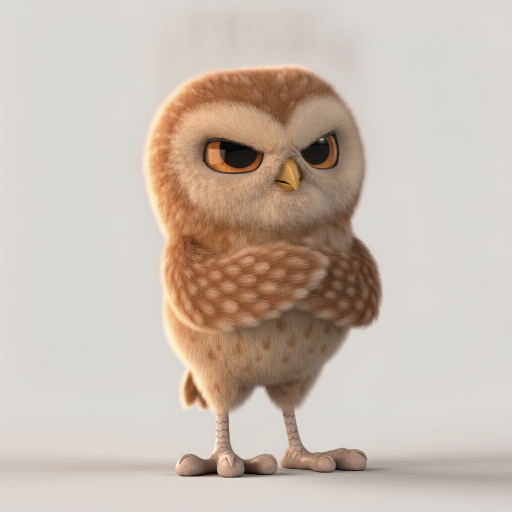
#> input picture assets/recraft-original/feel_angry.webp, 1024 x 1024 px (shown at 1/2 size)
$ python look.py ../assets/recraft-original/feel_angry.webp
#> lines starting #> are read from the running program, lines starting #| are printed output that depends on the picture
import sys
from PIL import Image
args=sys.argv[1:];W=600;H=int(W*297/210)
ims=[Image.open(a).convert('RGB') for a in args]
#> ims = 1 item
s=Image.new('RGB',(len(ims)*(W+10)+10,H+20),(200,205,200))
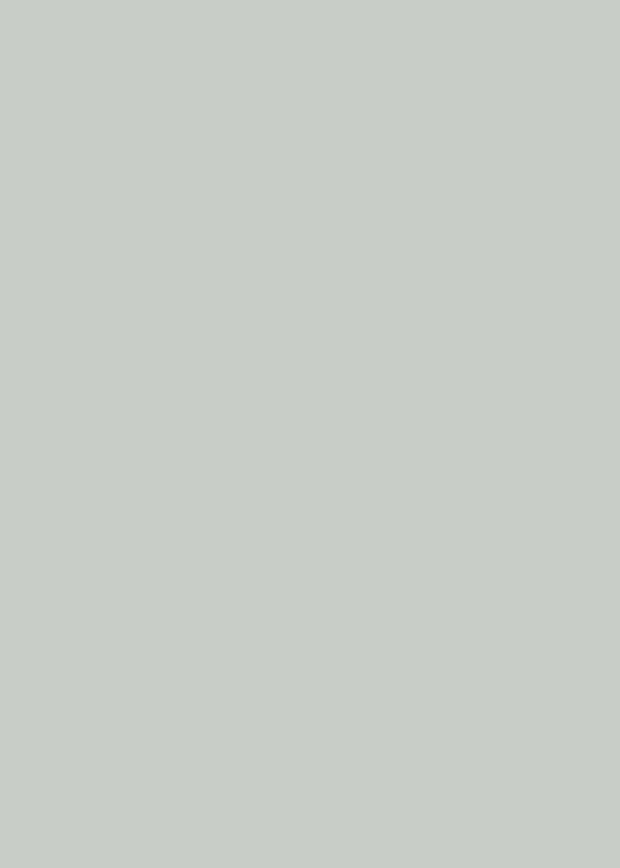
#> s: PIL image 620x868 RGB; mean R, G, B 200, 205, 200
for k,im in enumerate(ims): s.paste(im.resize((W,H),Image.LANCZOS),(10+k*(W+10),10))
#> this loop made 1 pass
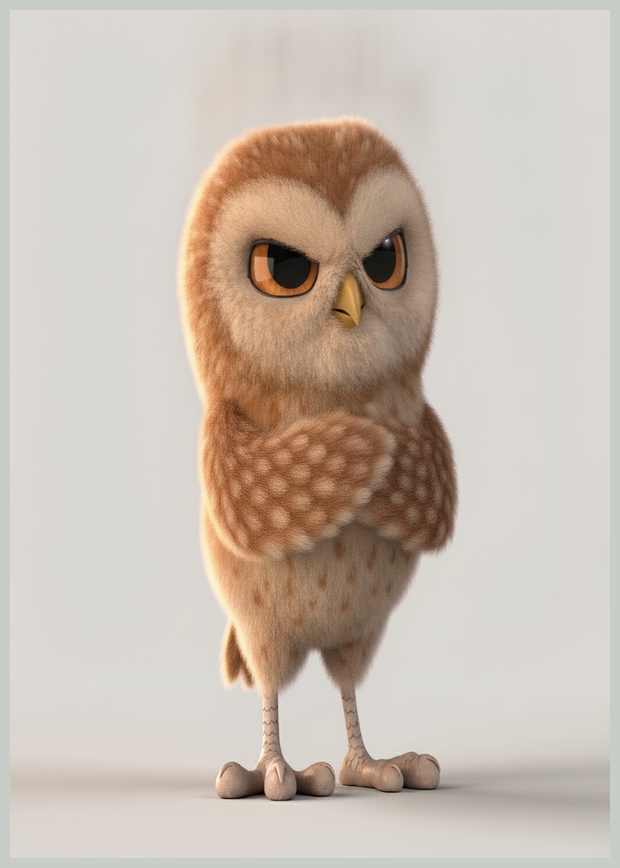
#> s: PIL image 620x868 RGB; mean R, G, B 200.8, 188.9, 177.9
s.save('look.png')

$ run again, on assets/recraft-original/feel_sad.webp
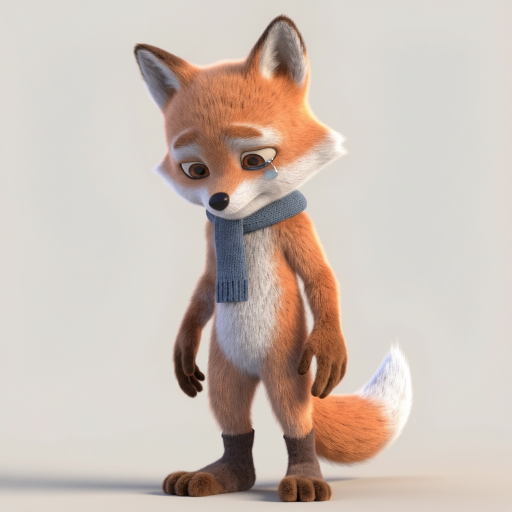
#> input picture assets/recraft-original/feel_sad.webp, 1024 x 1024 px (shown at 1/2 size)
#> ims = 1 item
#> the loop `for k,im in enumerate(ims): s.paste(im.resize((W,H),Image.LANCZOS),(10..` made 1 pass
#> after the loop `for k,im in enumerate(ims): s.paste(im.resize((W,H),Image.LANCZOS),(10..`:
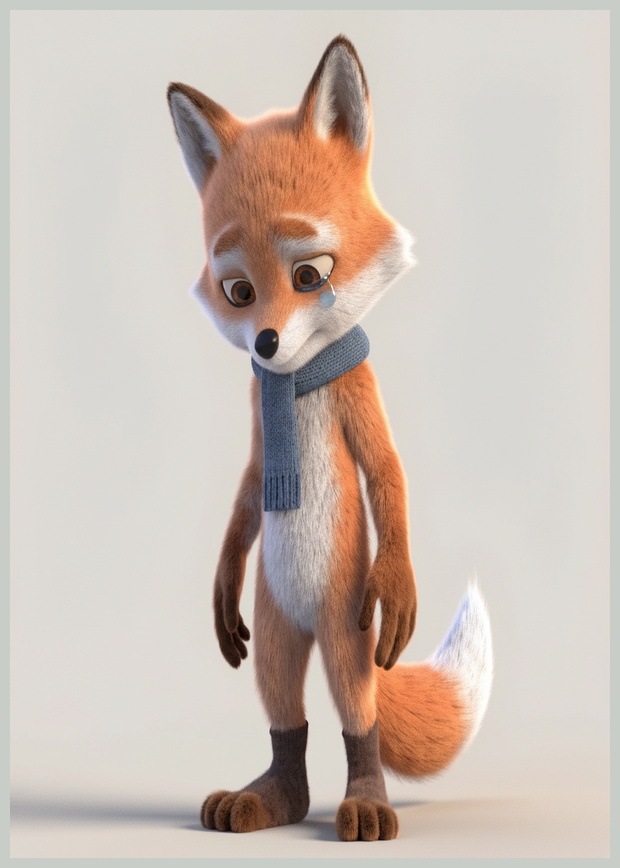
#> s: PIL image 620x868 RGB; mean R, G, B 203.8, 191.4, 182.8
